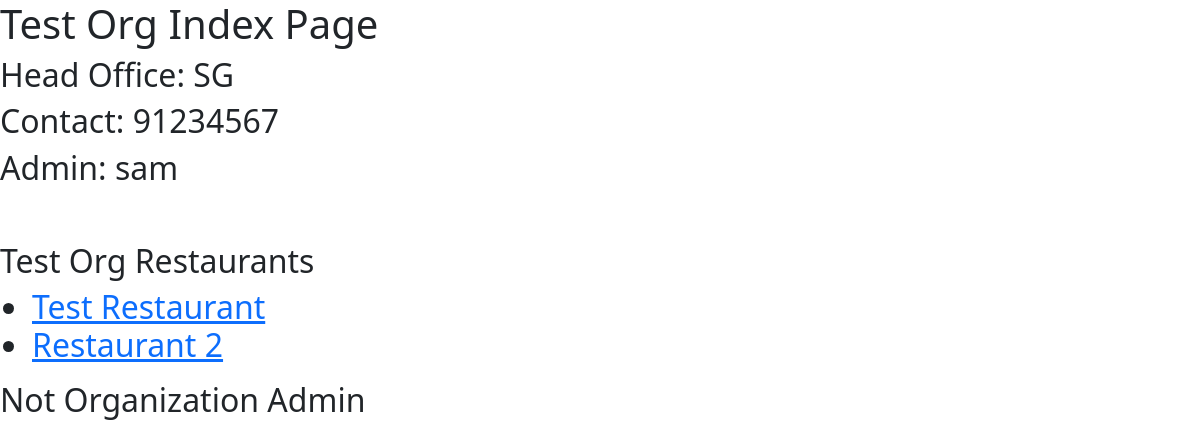
/restaurants/orgs/1, run on the app's committed database.
### restaurants/models.py (models this page shows, shortened)
class Organization(models.Model):
    name = models.CharField(max_length=50)
    head_office = models.CharField(max_length=50)
    contact = models.CharField(max_length=50)
    admin = models.ForeignKey(User, on_delete=models.CASCADE)

class Restaurant(models.Model):
    name = models.CharField(max_length=50)
    parent_organization = models.ForeignKey(Organization, on_delete=models.CASCADE, default=None)

### restaurants/views.py (the view)
# urls.py: path("orgs/<int:organization_id>", views.organizationDetails, name="organizationDetails"),
def organizationDetails(request, organization_id):
    org = get_object_or_404(Organization, pk=organization_id)
    restaurants = Restaurant.objects.filter(parent_organization=org)
    if request.method == 'POST':
        form = CreateRestaurant(request.POST)
        if form.is_valid():
            restaurant_instance = form.save()
            return redirect('restaurant:organizationDetails', organization_id=organization_id)
        else:
            print('Form has errors')
            print(form.errors)
            print(form.non_field_errors())
    else:
        form = CreateRestaurant()
    context = {
        'org': org,
        'restaurants': restaurants,
        'form': form
    }
    return render(request, 'restaurants/orgDetails.html', context)

### restaurants/templates/restaurants/orgDetails.html (shortened to what this page needs)
<!doctype html>
<html lang="en">
  <head>
    <link href="https://cdn.jsdelivr.net/npm/bootstrap@5.3.2/dist/css/bootstrap.min.css" rel="stylesheet">
  </head>
  <body>
    <div class="page-header">
      <h1>{{org.name}} Index Page</h1>
    </div>
    <div>
        <h2>Head Office: {{org.head_office}}<h2>
        <h2>Contact: {{org.contact}}<h2>
        <h2>Admin: {{org.admin}}<h2>
        <br>
        <h2>{{org.name}} Restaurants<h2>
        {% if restaurants %}
        <ul>
            {% for res in restaurants %}
            <li><a href="/restaurants/orgs/{{ org.id }}/{{res.id}}">{{ res.name }}</a></li>
            {% endfor %}
        </ul>
        {% else %}
            <p>No restaurants are available.</p>
        {% endif %}
        {% if user.username == org.admin.username %}
        <h2>Users<h2>
        <h3>Add Restaurants</h3>
        <form method="post" action="{% url 'restaurant:organizationDetails' organization_id=org.id%}">
            {% csrf_token %}
            {{ form.as_p }}
            <button type="submit">Add Restaurant</button>
        </form>
        {% else %}
        Not Organization Admin
        {% endif %}
    </div>
  </body>
</html>

### data on the page
Organization: head_office "SG", contact "91234567", admin "sam", name "Test Org"
Restaurant: name "Test Restaurant"
Restaurant: name "Restaurant 2"
